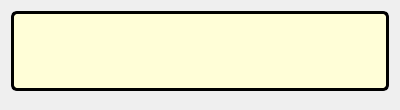
<?xml version="1.0" encoding="UTF-8"?>
<ui version="4.0">
 <class>system_message_area</class>
 <widget class="QWidget" name="system_message_area">
  <property name="geometry">
   <rect>
    <x>0</x>
    <y>0</y>
    <width>400</width>
    <height>110</height>
   </rect>
  </property>
  <property name="sizePolicy">
   <sizepolicy hsizetype="Preferred" vsizetype="Preferred">
    <horstretch>0</horstretch>
    <verstretch>0</verstretch>
   </sizepolicy>
  </property>
  <property name="minimumSize">
   <size>
    <width>400</width>
    <height>110</height>
   </size>
  </property>
  <property name="mouseTracking">
   <bool>true</bool>
  </property>
  <layout class="QVBoxLayout" name="verticalLayout_main" stretch="0,10">
   <item>
    <widget class="QFrame" name="frame_notificationArea">
     <property name="sizePolicy">
      <sizepolicy hsizetype="Expanding" vsizetype="Minimum">
       <horstretch>0</horstretch>
       <verstretch>0</verstretch>
      </sizepolicy>
     </property>
     <property name="minimumSize">
      <size>
       <width>0</width>
       <height>80</height>
      </size>
     </property>
     <property name="styleSheet">
      <string notr="true">QFrame#frame_notificationArea {
  border: 3px solid;
  border-radius: 6px;
  background-color: rgb(255, 254, 215);
}

QLabel{
color: black;
background-color: rgb(255, 254, 215);
}</string>
     </property>
     <layout class="QHBoxLayout" name="horizontalLayout" stretch="0,0,0,1,0">
      <property name="spacing">
       <number>3</number>
      </property>
      <property name="leftMargin">
       <number>3</number>
      </property>
      <property name="topMargin">
       <number>3</number>
      </property>
      <property name="rightMargin">
       <number>3</number>
      </property>
      <property name="bottomMargin">
       <number>3</number>
      </property>
      <item>
       <widget class="QLabel" name="notificationAreaIconLabelError">
        <property name="sizePolicy">
         <sizepolicy hsizetype="Fixed" vsizetype="Fixed">
          <horstretch>0</horstretch>
          <verstretch>0</verstretch>
         </sizepolicy>
        </property>
        <property name="maximumSize">
         <size>
          <width>64</width>
          <height>64</height>
         </size>
        </property>
        <property name="text">
         <string/>
        </property>
        <property name="pixmap">
         <pixmap resource="../mudlet.qrc">:/icons/dialog-error.png</pixmap>
        </property>
        <property name="scaledContents">
         <bool>false</bool>
        </property>
        <property name="alignment">
         <set>Qt::AlignCenter</set>
        </property>
        <property name="margin">
         <number>5</number>
        </property>
        <property name="textInteractionFlags">
         <set>Qt::NoTextInteraction</set>
        </property>
       </widget>
      </item>
      <item>
       <widget class="QLabel" name="notificationAreaIconLabelWarning">
        <property name="sizePolicy">
         <sizepolicy hsizetype="Fixed" vsizetype="Fixed">
          <horstretch>0</horstretch>
          <verstretch>0</verstretch>
         </sizepolicy>
        </property>
        <property name="maximumSize">
         <size>
          <width>64</width>
          <height>64</height>
         </size>
        </property>
        <property name="text">
         <string/>
        </property>
        <property name="pixmap">
         <pixmap resource="../mudlet.qrc">:/icons/dialog-warning.png</pixmap>
        </property>
        <property name="scaledContents">
         <bool>false</bool>
        </property>
        <property name="alignment">
         <set>Qt::AlignCenter</set>
        </property>
        <property name="margin">
         <number>5</number>
        </property>
        <property name="textInteractionFlags">
         <set>Qt::NoTextInteraction</set>
        </property>
       </widget>
      </item>
      <item>
       <widget class="QLabel" name="notificationAreaIconLabelInformation">
        <property name="sizePolicy">
         <sizepolicy hsizetype="Fixed" vsizetype="Fixed">
          <horstretch>0</horstretch>
          <verstretch>0</verstretch>
         </sizepolicy>
        </property>
        <property name="maximumSize">
         <size>
          <width>64</width>
          <height>64</height>
         </size>
        </property>
        <property name="text">
         <string/>
        </property>
        <property name="pixmap">
         <pixmap resource="../mudlet.qrc">:/icons/dialog-information.png</pixmap>
        </property>
        <property name="scaledContents">
         <bool>false</bool>
        </property>
        <property name="alignment">
         <set>Qt::AlignCenter</set>
        </property>
        <property name="margin">
         <number>5</number>
        </property>
        <property name="textInteractionFlags">
         <set>Qt::NoTextInteraction</set>
        </property>
       </widget>
      </item>
      <item>
       <widget class="QLabel" name="notificationAreaMessageBox">
        <property name="sizePolicy">
         <sizepolicy hsizetype="Expanding" vsizetype="Minimum">
          <horstretch>0</horstretch>
          <verstretch>0</verstretch>
         </sizepolicy>
        </property>
        <property name="minimumSize">
         <size>
          <width>100</width>
          <height>10</height>
         </size>
        </property>
        <property name="maximumSize">
         <size>
          <width>16777215</width>
          <height>16777215</height>
         </size>
        </property>
        <property name="text">
         <string/>
        </property>
        <property name="textFormat">
         <enum>Qt::RichText</enum>
        </property>
        <property name="scaledContents">
         <bool>true</bool>
        </property>
        <property name="alignment">
         <set>Qt::AlignLeading|Qt::AlignLeft|Qt::AlignVCenter</set>
        </property>
        <property name="wordWrap">
         <bool>true</bool>
        </property>
        <property name="indent">
         <number>0</number>
        </property>
        <property name="openExternalLinks">
         <bool>true</bool>
        </property>
       </widget>
      </item>
      <item>
       <widget class="QWidget" name="widget_closeButton" native="true">
        <layout class="QVBoxLayout" name="verticalLayout" stretch="0,1">
         <property name="spacing">
          <number>0</number>
         </property>
         <property name="leftMargin">
          <number>0</number>
         </property>
         <property name="topMargin">
          <number>0</number>
         </property>
         <property name="rightMargin">
          <number>0</number>
         </property>
         <property name="bottomMargin">
          <number>0</number>
         </property>
         <item>
          <widget class="QToolButton" name="messageAreaCloseButton">
           <property name="minimumSize">
            <size>
             <width>16</width>
             <height>16</height>
            </size>
           </property>
           <property name="maximumSize">
            <size>
             <width>16</width>
             <height>16</height>
            </size>
           </property>
           <property name="focusPolicy">
            <enum>Qt::NoFocus</enum>
           </property>
           <property name="icon">
            <iconset resource="../mudlet.qrc">
             <normaloff>:/icons/application-exit.png</normaloff>:/icons/application-exit.png</iconset>
           </property>
           <property name="autoRaise">
            <bool>true</bool>
           </property>
          </widget>
         </item>
         <item>
          <spacer name="verticalSpacer_closeButton">
           <property name="orientation">
            <enum>Qt::Vertical</enum>
           </property>
           <property name="sizeType">
            <enum>QSizePolicy::Minimum</enum>
           </property>
           <property name="sizeHint" stdset="0">
            <size>
             <width>0</width>
             <height>49</height>
            </size>
           </property>
          </spacer>
         </item>
        </layout>
       </widget>
      </item>
     </layout>
    </widget>
   </item>
   <item>
    <spacer name="verticalSpacer_system_message_area">
     <property name="orientation">
      <enum>Qt::Vertical</enum>
     </property>
     <property name="sizeType">
      <enum>QSizePolicy::MinimumExpanding</enum>
     </property>
     <property name="sizeHint" stdset="0">
      <size>
       <width>1</width>
       <height>1</height>
      </size>
     </property>
    </spacer>
   </item>
  </layout>
 </widget>
 <resources>
  <include location="../mudlet.qrc"/>
 </resources>
 <connections/>
</ui>
